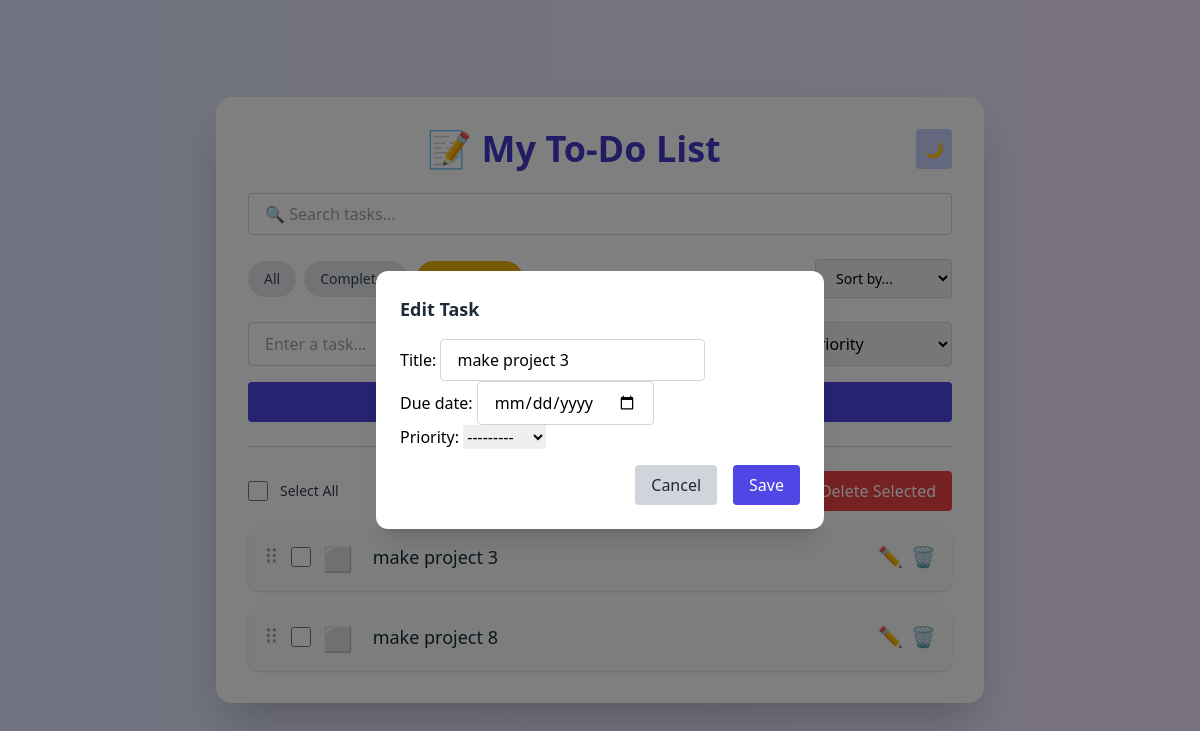
The page /edit/17/?filter=incomplete&sort=default on the database its author committed.
### todo/models.py (models this page shows)
class Task(models.Model):
    title = models.CharField(max_length=200)
    completed = models.BooleanField(default=False)
    due_date = models.DateField(null=True, blank=True)
    priority = models.CharField(max_length=10, choices=[
        ('High', 'High'),
        ('Medium', 'Medium'),
        ('Low', 'Low')
    ], blank=True)
    position = models.PositiveIntegerField(default=0)  # New field
    class Meta:
        ordering = ['position']  # Default sort

### todo/views.py (the view, shortened to what this page needs)
# urls.py: path('edit/<int:task_id>/', views.edit_task, name='edit_task'),
def edit_task(request, task_id):
    task = get_object_or_404(Task, id=task_id)
    if request.method == 'POST':
        form = TaskForm(request.POST, instance=task)
        if form.is_valid():
            form.save()
            return redirect('index')
    else:
        form = TaskForm(instance=task)
    filter_option = request.GET.get('filter', 'all')
    sort_option = request.GET.get('sort', 'default')
    tasks = Task.objects.all()
    if filter_option == 'completed':
        tasks = tasks.filter(completed=True)
    elif filter_option == 'incomplete':
        tasks = tasks.filter(completed=False)
    elif filter_option in ['high', 'medium', 'low']:
        tasks = tasks.filter(priority=filter_option)
    if sort_option == 'due':
        tasks = tasks.order_by('due_date')
    else:
        tasks = tasks.order_by('id')
    tasks = annotate_overdue(tasks)
    return render(request, 'todo/index.html', {
        'form': TaskForm(),
        'edit_form': form,
        'tasks': tasks,
        'edit_id': task_id,
        'filter_option': filter_option,
        'sort_option': sort_option,
    })

### todo/forms.py
class TaskForm(forms.ModelForm):
    class Meta:
        model = Task
        fields = ['title', 'due_date', 'priority']
        widgets = {
            'title': forms.TextInput(attrs={
                'placeholder': 'Enter a task...',
                'class': 'flex-1 px-4 py-2 rounded border border-gray-300 focus:ring-2 focus:ring-indigo-400 focus:outline-none'
            }),
            'due_date': forms.DateInput(attrs={
                'type': 'date',
                'class': 'px-4 py-2 rounded border border-gray-300 focus:ring-2 focus:ring-indigo-400 focus:outline-none'
            })
        }

### todo/views.py (called while the page is built)
def annotate_overdue(tasks):
    today = timezone.now().date()
    for task in tasks:
        task.overdue = not task.completed and task.due_date and task.due_date < today
    return tasks

### todo/templates/todo/index.html (shortened to what this page needs)
<!DOCTYPE html>
<html lang="en" class="">
<head>
  <script src="https://cdn.tailwindcss.com"></script>
</head>
<body
  x-data="{ darkMode: localStorage.theme === 'dark', selectAll: false }"
  x-init="
    $watch('darkMode', value => {
      localStorage.theme = value ? 'dark' : 'light';
      document.documentElement.classList.toggle('dark', value);
    });
    document.documentElement.classList.toggle('dark', darkMode);
    // Initialize Sortable
    Sortable.create(document.getElementById('task-list'), {
      handle: '.drag-handle',
      animation: 150,
      onEnd: function () {
        const order = [...document.getElementById('task-list').children].map(li => li.dataset.id);
        fetch('{% url 'reorder_tasks' %}', {
          method: 'POST',
          headers: {
            'Content-Type': 'application/json',
            'X-CSRFToken': '{{ csrf_token }}',
          },
          body: JSON.stringify({ order }),
        });
      }
    });
  "
  class="bg-gradient-to-r from-indigo-100 to-purple-100 dark:from-gray-900 dark:to-gray-800 min-h-screen flex items-center justify-center px-4 py-12 transition-colors duration-300"
>
  <div class="bg-white dark:bg-gray-800 shadow-2xl rounded-2xl p-8 w-full max-w-3xl">
    <div class="flex justify-between items-center mb-6">
      <h1 class="text-4xl font-bold text-indigo-700 dark:text-white text-center flex-1">📝 My To-Do List</h1>
      <button @click="darkMode = !darkMode" class="ml-4 p-2 rounded bg-indigo-200 hover:bg-indigo-300 dark:bg-gray-700 dark:hover:bg-gray-600">
        <span x-text="darkMode ? '☀️' : '🌙'"></span>
      </button>
    </div>
    <form method="get" class="mb-4">
      <input type="text" name="search" value="{{ request.GET.search }}" placeholder="🔍 Search tasks..." class="w-full px-4 py-2 mb-2 rounded border border-gray-300 focus:ring-2 focus:ring-indigo-400 focus:outline-none dark:bg-gray-700 dark:border-gray-600 dark:text-white">
    </form>
    <div class="flex flex-col sm:flex-row justify-between items-center gap-4 mb-6 text-sm">
      <div class="flex gap-2">
        <a href="?filter=all{% if sort_option %}&sort={{ sort_option }}{% endif %}" class="px-4 py-2 rounded-full {% if filter_option == 'all' %}bg-indigo-600 text-white{% else %}bg-gray-200 dark:bg-gray-600 text-gray-700 dark:text-gray-200{% endif %} hover:bg-indigo-500 hover:text-white transition">All</a>
        <a href="?filter=completed{% if sort_option %}&sort={{ sort_option }}{% endif %}" class="px-4 py-2 rounded-full {% if filter_option == 'completed' %}bg-green-500 text-white{% else %}bg-gray-200 dark:bg-gray-600 text-gray-700 dark:text-gray-200{% endif %} hover:bg-green-400 hover:text-white transition">Completed</a>
        <a href="?filter=incomplete{% if sort_option %}&sort={{ sort_option }}{% endif %}" class="px-4 py-2 rounded-full {% if filter_option == 'incomplete' %}bg-yellow-500 text-white{% else %}bg-gray-200 dark:bg-gray-600 text-gray-700 dark:text-gray-200{% endif %} hover:bg-yellow-400 hover:text-white transition">Incomplete</a>
      </div>
      <form method="get">
        <select name="sort" onchange="this.form.submit()" class="px-4 py-2 rounded border border-gray-300 focus:ring-2 focus:ring-indigo-400 focus:outline-none dark:bg-gray-700 dark:text-white">
          <option value="">Sort by...</option>
        </select>
      </form>
    </div>
    <form method="POST" class="grid sm:grid-cols-4 gap-4 mb-6">
      <select name="priority" class="px-4 py-2 rounded border border-gray-300 focus:ring-2 focus:ring-indigo-400 focus:outline-none dark:bg-gray-700 dark:text-white">
        <option value="">Priority</option>
      </select>
      <button type="submit" class="bg-indigo-600 text-white px-6 py-2 rounded hover:bg-indigo-700 transition sm:col-span-4">Add</button>
    </form>
    <form id="bulk-form" method="post" action="{% url 'bulk_action' %}">
      <div class="flex justify-between items-center mb-4">
        <div class="flex items-center gap-3">
          <input type="checkbox" x-model="selectAll" @change="
            document.querySelectorAll('input[name=selected_tasks]').forEach(cb => cb.checked = selectAll)
          " class="form-checkbox h-5 w-5 text-indigo-600 dark:text-indigo-400">
          <label class="text-sm text-gray-700 dark:text-gray-300 font-medium">Select All</label>
        </div>
        <div class="flex gap-2">
          <button name="action" value="complete" type="submit" class="bg-green-500 text-white px-4 py-2 rounded hover:bg-green-600">✅ Complete Selected</button>
          <button name="action" value="delete" type="submit" class="bg-red-500 text-white px-4 py-2 rounded hover:bg-red-600">🗑 Delete Selected</button>
        </div>
      </div>
    </form>
    <ul class="space-y-4" x-ref="checkboxes" id="task-list">
      {% for task in tasks %}
      <li class="flex items-start justify-between bg-gray-50 dark:bg-gray-700 p-4 rounded-xl shadow hover:shadow-md transition" data-id="{{ task.id }}">
        <span class="drag-handle cursor-move mr-3 text-xl text-gray-400 dark:text-gray-500" title="Drag to reorder">⠿</span>
        <div class="flex items-start gap-3 flex-1">
          <input type="checkbox" form="bulk-form" name="selected_tasks" value="{{ task.id }}" class="form-checkbox mt-1 h-5 w-5 text-indigo-600 dark:text-indigo-400">
          <form action="{% url 'toggle_task' task.id %}" method="post" style="display:inline;">
            <button type="submit" class="text-2xl mr-2" title="Toggle Complete">
              {% if task.completed %}✅{% else %}⬜{% endif %}
            </button>
          </form>
          <div>
            <span class="text-lg {% if task.completed %}line-through text-gray-400{% elif task.overdue %}text-red-600 font-semibold{% else %}text-gray-800 dark:text-white{% endif %}">
              {{ task.title }}
            </span>
          </div>
        </div>
        <div class="flex items-center gap-2" x-data="{ open: false }">
          <a href="{% url 'edit_task' task.id %}?filter={{ filter_option }}&sort={{ sort_option }}" class="text-yellow-500 hover:text-yellow-700 text-xl transition">✏️</a>
          <button type="button" @click="open = true" class="text-red-500 hover:text-red-700 text-xl transition">🗑</button>
        </div>
      </li>
      {% empty %}
        <li class="text-center text-gray-500 dark:text-gray-400 text-lg">No tasks found.</li>
      {% endfor %}
    </ul>
    {% if edit_id %}
    <div class="fixed inset-0 bg-black bg-opacity-50 flex items-center justify-center z-50">
      <div class="bg-white dark:bg-gray-800 p-6 rounded-xl shadow-xl w-full max-w-md">
        <h2 class="text-lg font-semibold text-gray-800 dark:text-white mb-4">Edit Task</h2>
        <form method="post" action="{% url 'edit_task' edit_id %}?filter={{ filter_option }}&sort={{ sort_option }}">
          {{ edit_form.as_p }}
          <div class="flex justify-end gap-4 mt-4">
            <a href="{% url 'index' %}?filter={{ filter_option }}&sort={{ sort_option }}" class="px-4 py-2 rounded bg-gray-300 dark:bg-gray-600 hover:bg-gray-400 text-gray-800 dark:text-white">Cancel</a>
            <button type="submit" class="px-4 py-2 rounded bg-indigo-600 text-white hover:bg-indigo-700">Save</button>
          </div>
        </form>
      </div>
    </div>
    {% endif %}
  </div>
</body>
</html>

### rows shown on the page
Task: title "make project 3", priority "---------"
Task: title "make project 8"
